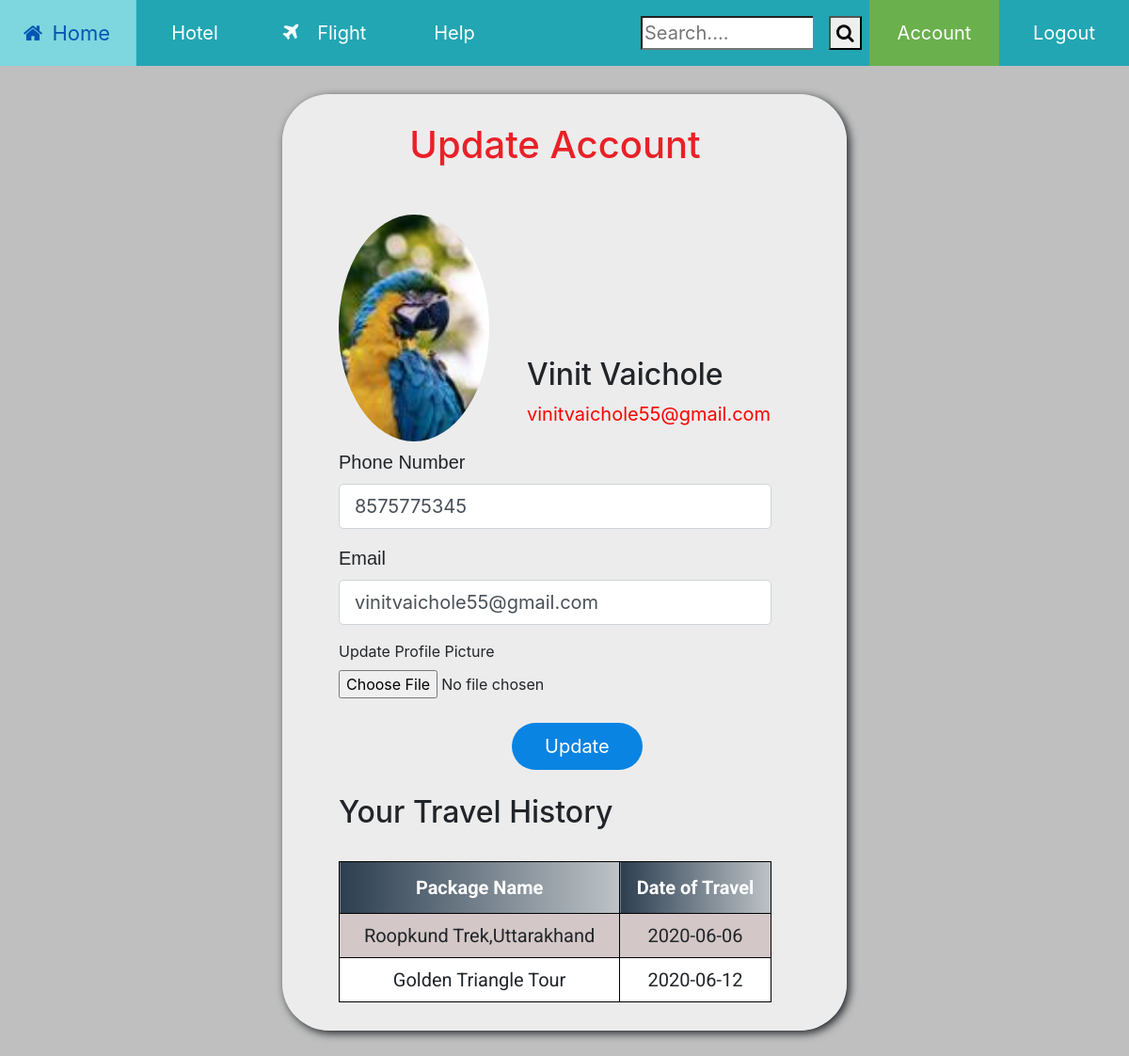
The page /account (signed in) on the database its author committed.
### connector/models.py (models this page shows, shortened)
class User(db.Model, UserMixin):
    id = db.Column(db.Integer, primary_key=True)
    firstname = db.Column(db.String(30), nullable=False)
    lastname = db.Column(db.String(30), nullable=False)
    username = db.Column(db.String(20), unique=True, nullable=False)
    phnumber = db.Column(db.Integer(), unique=True, nullable=False)
    email = db.Column(db.String(120), unique=True, nullable=False)
    image_file = db.Column(db.String(20), nullable=False, default='default.jpg')
    password = db.Column(db.String(60), nullable=False)
    traveler_details = db.relationship('TravellerDetails', backref='traveller', lazy=True)
    reviews = db.relationship('Reviews', backref='reviewer', lazy=True)

class TravellerDetails(db.Model):
    id = db.Column(db.Integer, primary_key=True)
    user_id = db.Column(db.Integer, db.ForeignKey('user.id'), nullable=False,unique=False)
    name = db.Column(db.String(), nullable=False, unique=False)
    DOT = db.Column(db.String(10), nullable=False,unique=False)
    total_travellers = db.Column(db.Integer, nullable=True,unique=False)
    email = db.Column(db.String(50), nullable=False,unique=False)
    phnumber = db.Column(db.Integer, unique=False, nullable=False)
    package_id = db.Column(db.String, db.ForeignKey('packages.id'), nullable=False,unique=False)

class Packages(db.Model):
    id = db.Column(db.Integer, primary_key=True)
    title = db.Column(db.String(50),unique=True ,nullable=False)
    cost = db.Column(db.String(50), nullable=False)
    duration = db.Column(db.String(50), nullable=False)
    info1 = db.Column(db.String(100), nullable=False)
    info2 = db.Column(db.String(100), nullable=False)
    info3 = db.Column(db.String(100), nullable=False)
    info4 = db.Column(db.String(100), nullable=True)
    info5 = db.Column(db.String(100), nullable=True)
    image_file = db.Column(db.String(20), nullable=False, default='default-package.jpg')
    category = db.Column(db.String(), nullable=False)
    more_details = db.relationship('MoreDetails', backref='details', lazy=True )
    traveller_details = db.relationship('TravellerDetails', backref='travel_package', lazy=True )
    review = db.relationship('Reviews', backref='package', lazy=True )

### connector/routes.py (the view)
@app.route("/account",methods=['GET','POST'])
@login_required
def account():
    form=UpdateAccountForm()
    if form.validate_on_submit():
        if form.picture.data:
            picture_file = save_profile_picture(form.picture.data)
            current_user.image_file = picture_file
        current_user.phnumber = form.phnumber.data
        current_user.email = form.email.data
        db.session.commit()
        flash(" Your Account has been updated successfully","success")
        return redirect(url_for('account'))
    elif request.method == 'GET':
        form.phnumber.data = current_user.phnumber
        form.email.data = current_user.email
    image_file= url_for('static', filename='profile_pics/' + current_user.image_file)
    past_history = TravellerDetails.query.filter_by(user_id=current_user.id).all()
    return render_template('account.html',title='Account', image_file=image_file, form=form, past_history=past_history)

### connector/forms.py (shortened to what this page needs)
class UpdateAccountForm(FlaskForm):
    phnumber = IntegerField('Phone Number',validators=[DataRequired(message='Field is required and should consist digits only.')])
    email=StringField('Email',validators=[DataRequired(),Email()])
    picture = FileField('Update Profile Picture', validators=[FileAllowed(['jpg', 'png', 'jpeg'])])
    submit=SubmitField('Update')

### connector/models.py (called while the page is built)
@login_manager.user_loader
def load_user(user_id):
    return User.query.get(int(user_id))

### connector/templates/account.html (shortened to what this page needs)
<!DOCTYPE html>
<html>
    <head>
        <link rel="stylesheet" href="https://maxcdn.bootstrapcdn.com/bootstrap/4.0.0/css/bootstrap.min.css">
        <link rel="stylesheet" href="https://cdnjs.cloudflare.com/ajax/libs/font-awesome/4.7.0/css/font-awesome.min.css">
        <link rel="stylesheet" href="https://cdnjs.cloudflare.com/ajax/libs/font-awesome/4.7.0/css/font-awesome.min.css">
        <link rel="stylesheet" href="{{ url_for('static', filename = 'account_style.css') }}">
    </head>
    <body>
        <div class='nav'>
            <ul>
                <li class="trans"><a href="{{ url_for('home') }}"><i class="fa fa-fw fa-home"></i> Home</a></li>
                <li class="trans"><a href="#">Hotel</a></li>
                <li class="trans"><a href="#"><i class="fa fa-plane" style="font-size:21px; margin-right:20px;"></i>Flight</a></li>
                <li class="trans"><a href="#">Help</a></li>
                <div class="left">
                    <li >
                    <form>
                            <div class="search searchbox">
                                <input type="search" name="search" id="ser" placeholder="Search....">
                            </div>
                            <div class="search searchbtn">
                                <button type="submit"><i class="fa fa-search"></i></button>
                            </div>
                        </form>
                    </li>
                    <li class="trans account "><a href="{{ url_for('account') }}" class="active">Account</a></li>
                    <li class="trans"><a href="{{ url_for('logout') }}">Logout</a></li>
                </div>
            </ul>
        </div>
            <div class="box">
                <h1 style="text-align:center; color:#EA2027; font-size:40px">Update Account</h1>
                <div class="content-section">
                    <div class="media'">
                        <img class="rounded-circle account-img" src="{{ image_file }} ">
                        <div class="media-body">
                            <div class="name-email">
                            <h2 class="account-heading "> {{ current_user.firstname + "  " + current_user.lastname }}</h2>
                            <p>{{ current_user.email }}</p>
                            </div>
                        </div>
                    </div>
                <form method="POST" action="" enctype="multipart/form-data">
                      <div class="form-group">
                        {{ form.phnumber.label(class="form-control-label text") }}
                        {% if form.phnumber.errors %}
                            {{ form.phnumber(class="form-control form-control-lg is-invalid") }}
                            <div class="invalid-feedback">
                                {% for error in form.phnumber.errors %}
                                    <span>{{ error }}</span>
                                {% endfor %}
                            </div>
                        {% else %}
                            {{ form.phnumber(class="form-control form-control-lg") }}
                        {% endif %}
                   </div>
                    <div class="form-group">
                        {{ form.email.label(class="form-control-label text") }}
                        {% if form.email.errors %}
                            {{ form.email(class="form-control form-control-lg is-invalid") }}
                            <div class="invalid-feedback">
                                {% for error in form.email.errors %}
                                    <span>{{ error }}</span>
                                {% endfor %}
                            </div>
                        {% else %}
                            {{ form.email(class="form-control form-control-lg") }}
                        {% endif %}
                   </div>
                   <div class="form-group">
                    {{ form.picture.label() }}
                    {{ form.picture(class="form-control-file") }}
                   </div>
                    <div class="form-group">
                        {{ form.submit(class="btn") }}
                    </div>
                    </form>
            </div>
                <h2>Your Travel History</h2><br>
                <table>
                    <tr>
                        <th>Package Name</th>
                        <th>Date of Travel</th>
                    </tr>
                    {% for history in past_history %}
                    <tr>
                        <td>{{ history.travel_package.title }}</td>
                        <td>{{history.DOT}}</td>
                    </tr>
                    {% endfor %}
                </table>
        </div>
    </body>
</html>

### connector/static/account_style.css (style rules this page uses)
input[type="submit"] { font-size: 20px; background-color:#0984e3; padding:10px 35px; color:white; border:none; margin: 10px 40%; cursor:pointer; border-radius: 50px; }
.box { border-radius: 50px; background: rgba(255, 255, 255, 0.7); padding: 30px 60px; width:600px; margin:100px auto; padding-right: 80px; box-shadow:3px 3px 10px; }
body { background:linear-gradient(rgba(0,0,0,0.25),rgba(0,0,0,0.25)), url('images/travel3.jpg'); background-repeat:none; background-attachment:fixed; background-size:cover; }
.text { font-size:20px; font-family:Helvetica; }
img { width:160px; }
.name-email { transform:translate(200px,-90px); margin-bottom: -85px; }
.content-section { margin-top: 50px; }
p { color:red; font-size: 20px; }
.nav { display:inline-flex; justify-content: space-between; background-color:#22a6b3; width:100%; z-index: 1; position: fixed; top:0px; overflow: hidden; }
.left { float:right; }
ul { width:100%; list-style-type:none; padding:0; margin:0; overflow:hidden; }
li { float:left; *margin:10px; transition:0.2s ease-in; }
li a { overflow: hidden; text-decoration:none; display:block; width:11.5vw; background-color:#22a6b3; text-align:center; color:white; padding:20px; font-size:20px; box-sizing:border-box; }
li a.active { background-color:#6ab04c; }
a:link { text-decoration: none; margin:0; }
.searchbox { text-decoration:none; width:200px; background-color:#22a6b3; padding:17px; font-size:20px; box-sizing:border-box; }
.searchbtn { text-decoration:none; width:60px; background-color:#22a6b3; padding:17px; font-size:20px; box-sizing:border-box; }
.search { float: left; }
table { font-family: 'Roboto', sans-serif; font-size: 20px; border-collapse: collapse; width: 100%; text-align: center; }
td, th { border: 1px solid black; padding: 8px; }
tr:nth-child(even) { background-color: #d3c7c7; }
tr:nth-child(odd) { background-color: white; }
th { padding-top: 12px; padding-bottom: 12px; text-align: center; background: #bdc3c7; background: -webkit-linear-gradient(to right, #2c3e50, #bdc3c7); background: linear-gradient(to right, #2c3e50, #bdc3c7); ; color: white; }

### rows shown on the page
User: firstname+lastname "Vinit Vaichole", email "vinitvaichole55@gmail.com", phnumber "8575775345"
TravellerDetails: travel_package "Roopkund Trek,Uttarakhand", DOT "2020-06-06"
TravellerDetails: travel_package "Golden Triangle Tour", DOT "2020-06-12"
